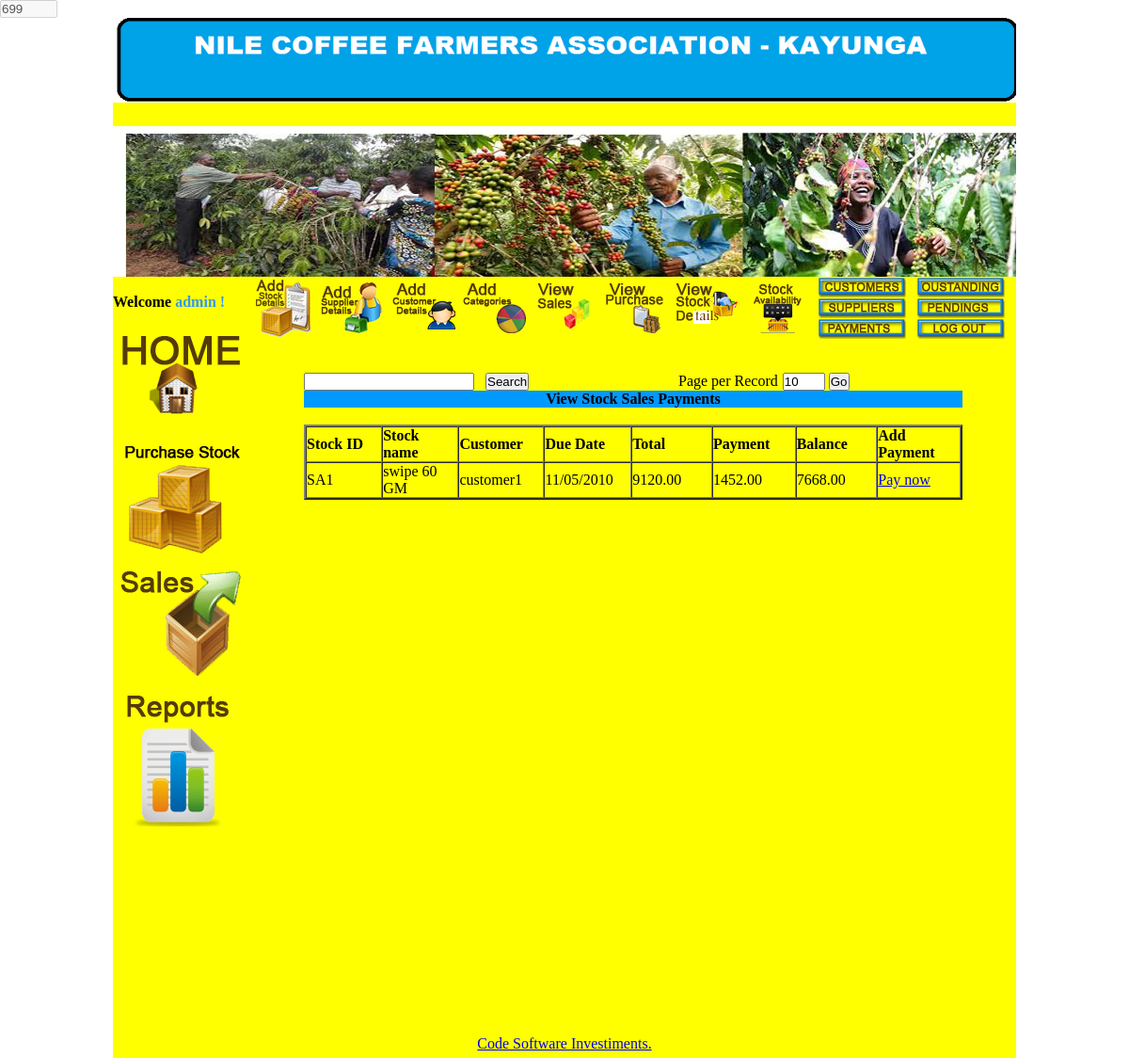
Page /view_stock_sales_payments.php (signed in) on the earlier database version.
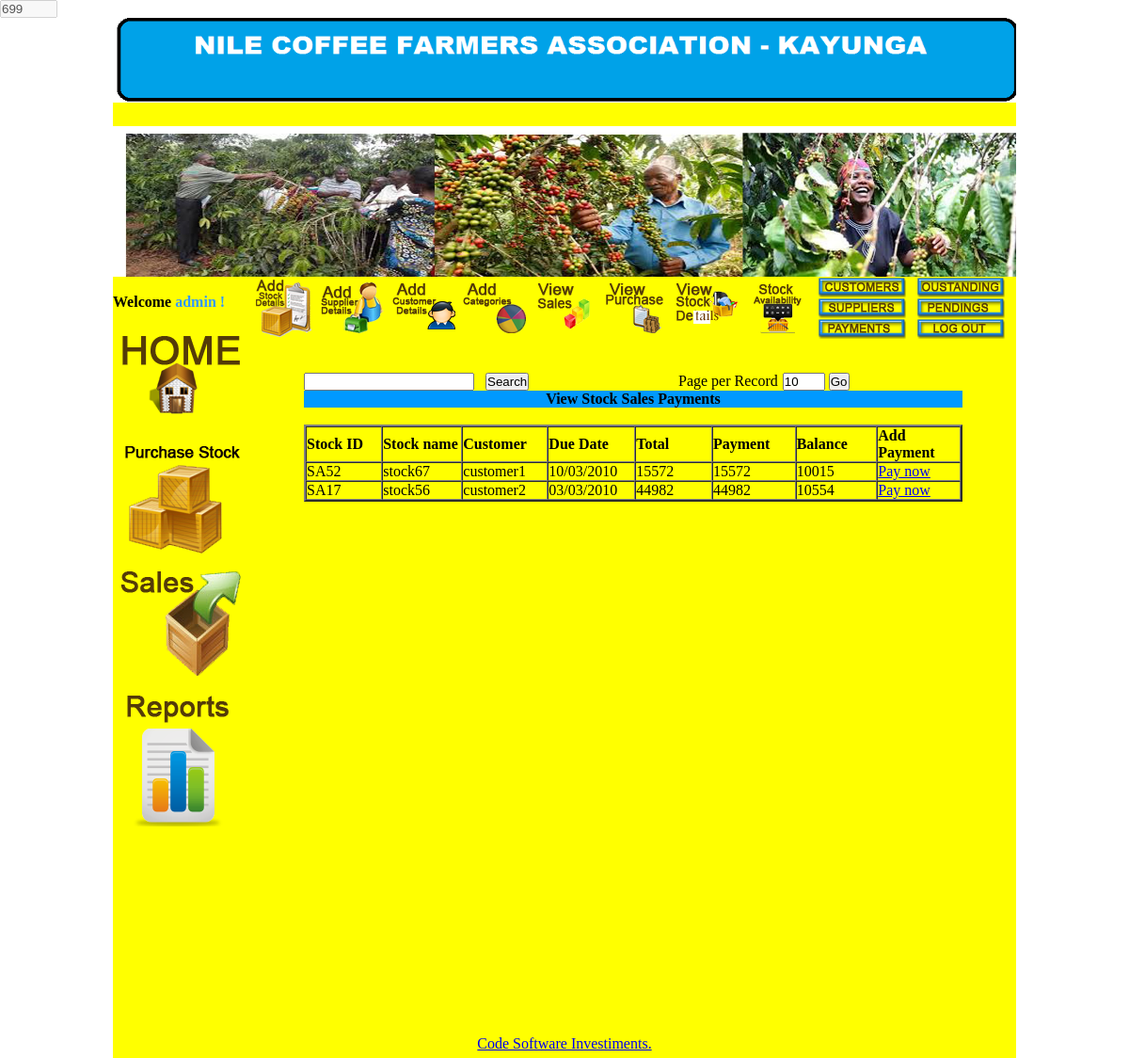
Same page on the later database version.
### tables this page shows
CREATE TABLE `stock_sales` (
  `id` int(10) unsigned NOT NULL auto_increment,
  `transactionid` varchar(250) NOT NULL,
  `stock_name` varchar(200) NOT NULL,
  `category` varchar(120) NOT NULL,
  `supplier_name` varchar(200) NOT NULL,
  `selling_price` smallint(6) NOT NULL,
  `quantity` smallint(6) NOT NULL,
  `amount` int(11) NOT NULL,
  `date` datetime NOT NULL,
  `username` varchar(120) NOT NULL,
  `customer_id` varchar(120) NOT NULL,
  `subtotal` int(11) NOT NULL,
  `payment` int(11) NOT NULL,
  `balance` int(11) NOT NULL,
  `due` datetime NOT NULL,
  `mode` varchar(250) NOT NULL,
  `description` varchar(500) NOT NULL,
  `count1` int(11) NOT NULL,
  PRIMARY KEY  (`id`)
);

### db.class.php (called while the page is built, shortened)
<?php
  class DB
  {
    function queryUniqueObject($query, $debug = -1)
    {
      $query = "$query LIMIT 1";
      $result = mysql_query($query) or $this->debugAndDie($query);
      return mysql_fetch_object($result);
    }
    function getMicroTime()
    {
      list($msec, $sec) = explode(' ', microtime());
      return floor($sec / 1000) + $msec;
    }
  }
?>

### view_stock_sales_payments.php (the view, shortened to what the changed rows need)
<?php
if(!isset($_SESSION['username']) || $_SESSION['usertype'] !='admin'){
header("location:index.php?msg=Please%20login%20to%20access%20admin%20area%20!");
}
else
{
	include_once "db.php";
?><!DOCTYPE HTML PUBLIC "-//W3C//DTD HTML 4.01 Transitional//EN"
"http://www.w3.org/TR/html4/loose.dtd">
<html>
<head>
<link rel="stylesheet" href="css/validationEngine.jquery.css" type="text/css" media="screen" title="no title" charset="utf-8" />
		<link rel="stylesheet" href="css/template.css" type="text/css" media="screen" title="no title" charset="utf-8" />
<link rel="stylesheet" type="text/css" href="jquery.autocomplete.css" />
<link rel="stylesheet" type="text/css" href="lib/thickbox.css" />
</head>
<body onload="setTimeout('startCountDown()',2000);" onmousemove="resetTimer();">
<table width="100%"  border="0" cellspacing="0" cellpadding="0">
  <tr>
    <td align="center" valign="top"><table width="960" border="0" cellspacing="0" cellpadding="0">
      <tr>
        <td>
		<table width="960" border="0" cellpadding="0" cellspacing="0" bgcolor="yellow">
          <tr>
            <td height="800" align="left" valign="top"><table width="960" border="0" cellpadding="0" cellspacing="0" bgcolor="yellow">
              <tr>
				 <td height="500" align="center" valign="top">
<br>
<br>
				<?php
	$limit = 10;
	$page = $_GET['page'];
	if($page)
		$start = ($page - 1) * $limit;
	else
		$start = 0;
	$sql = "SELECT DISTINCT(transactionid) FROM  stock_sales where balance>0 ORDER BY date desc LIMIT $start, $limit ";
	$result = mysql_query($sql);
?>
	 <form name="deletefiles" action="deleteselected.php" method="post">
      <table width="700" border="0" cellspacing="0" cellpadding="0">
      <tr>
        <td align="center"><table width="100%"  border="2" cellspacing="0" cellpadding="0">
		  <?php
								while($row = mysql_fetch_array($result))
		{
			$entryid=$row['transactionid'];
			$line = $db->queryUniqueObject("SELECT * FROM stock_sales WHERE transactionid='$entryid' ");
			$mysqldate=$line->due;
 		$phpdate = strtotime( $mysqldate );
 		$phpdate = date("d/m/Y",$phpdate);
										 ?>
  											<tr>
       	<td width="100"><?php echo $line->transactionid; ?></td>
	<td width="100"><?php echo $line->stock_name; ?></td>
    <td width="100"><?php echo $line->customer_id; ?></td>
        <td width="100"><?php echo $phpdate; ?></td>
        <td width="100"><?php echo $line->subtotal; ?></td>
		  <td width="100"><?php echo $line->payment; ?></td>
		    <td width="100"><?php echo $line->balance; ?></td>
			  <td width="100"><a href="add_stock_sales_payments.php?eid=<?php echo $line->transactionid; ?>">Pay now</a></td>
 								  </tr>
                                             <?php
									  }
?>
        </table></td>
      </tr>
    </table>
	</form>
	</td>
  </tr>
</table>
</td>
              </tr>
            </table>
		</td>
          </tr>
        </table></td>
      </tr>
    </table></td>
</body>
</html>
<?php
}
?>

Differences in the rows shown:
removed stock_sales: transactionid "SA1", stock_name "swipe 60 GM", customer "customer1", due "11/05/2010", subtotal "9120.00", payment "1452.00", balance "7668.00"
added stock_sales: transactionid "SA52", stock_name "stock67", customer "customer1", due "10/03/2010", subtotal "15572", payment "15572", balance "10015"
added stock_sales: transactionid "SA17", stock_name "stock56", customer "customer2", due "03/03/2010", subtotal "44982", payment "44982", balance "10554"
Other differences:
new list line: "Pay now"
list line gone: "Pay now"
